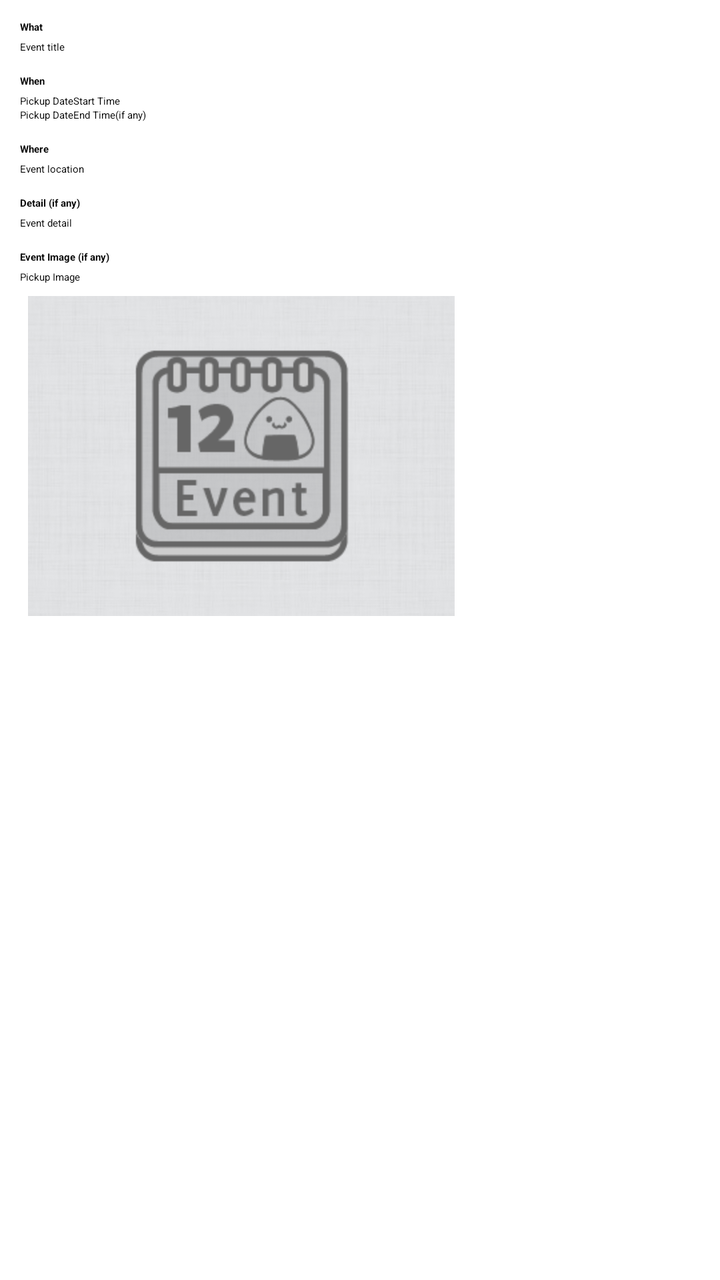
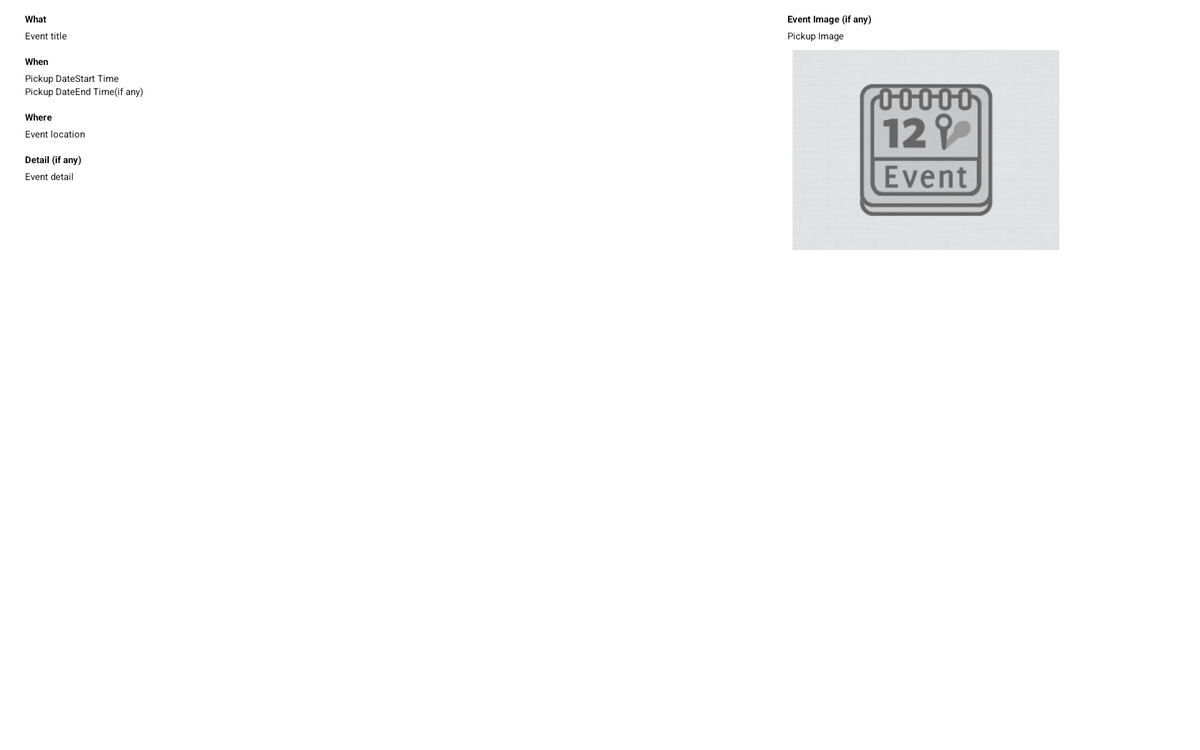

Compare how this app lays out the same screen by default and in its alternative resource folder. The renders come first, then the two layout files and the values they reference.
<!-- AndroidManifest.xml: application theme Theme.SherlockCustom -->
<!-- res/layout/fragment_edit.xml -->
<?xml version="1.0" encoding="utf-8"?>
<LinearLayout
	xmlns:android="http://schemas.android.com/apk/res/android"
    android:orientation="vertical"
    android:layout_width="match_parent"
    android:layout_height="match_parent"
    android:background="#FFFFFF">
        	
    
    <LinearLayout
    	android:focusable="true"
    	android:focusableInTouchMode="true"
    	android:layout_width="0px"
    	android:layout_height="0px"/>
    
    <ScrollView android:id="@+id/scrollview"
		android:layout_width="match_parent"
		android:layout_height="match_parent"
		android:layout_marginLeft="10dip">
		
		<LinearLayout
		    android:orientation="vertical"
		    android:layout_width="match_parent"
		    android:layout_height="match_parent"
	        android:layout_marginRight="10dip"
		    android:background="#FFFFFF">
		        
		    
		    <TextView
		        android:layout_width="match_parent"
		        android:layout_height="wrap_content"
		        android:layout_marginTop="10dip"
		        android:textStyle="bold"
		        android:text="@string/edit_event_title" />
			<EditText android:id="@+id/title"
		        android:layout_width="match_parent"
		        android:layout_height="wrap_content"
		        android:layout_marginTop="3dip"
		        android:hint="@string/edit_event_title_hint"
		        android:maxLines="1"
		        android:singleLine="true" />

			
		    <TextView
		        android:layout_width="match_parent"
		        android:layout_height="wrap_content"
		        android:layout_marginTop="10dip"
		        android:textStyle="bold"
		        android:text="@string/edit_event_date_time" />
		    <LinearLayout
		        android:orientation="horizontal"
		        android:layout_width="match_parent"
		        android:layout_height="wrap_content"
		        android:layout_marginTop="3dip">
			    <Button android:id="@+id/start_date_button"
                    android:layout_width="wrap_content"
                    android:layout_height="wrap_content"
		            android:text="@string/edit_event_date_button" />
			    <Button android:id="@+id/start_time_button"
                    android:layout_width="wrap_content"
                    android:layout_height="wrap_content"
                    android:text="@string/edit_event_start_time" />
		    </LinearLayout>
		    <LinearLayout
		        android:orientation="horizontal"
		        android:layout_width="match_parent"
		        android:layout_height="wrap_content"
		        android:layout_marginTop="0dip">
			    <Button android:id="@+id/end_date_button"
                    android:layout_width="wrap_content"
                    android:layout_height="wrap_content"
		            android:text="@string/edit_event_date_button" />
			    <Button android:id="@+id/end_time_button"
                    android:layout_width="wrap_content"
                    android:layout_height="wrap_content"
                    android:text="@string/edit_event_end_time" />
		    </LinearLayout>
			
			
		    <TextView
		        android:layout_width="match_parent"
		        android:layout_height="wrap_content"
		        android:layout_marginTop="10dip"
		        android:textStyle="bold"
		        android:text="@string/edit_event_place" />
			<EditText android:id="@+id/place"
		        android:layout_width="match_parent"
		        android:layout_height="wrap_content"
		        android:layout_marginTop="3dip"
		        android:hint="@string/edit_event_place_hint"
		        android:maxLines="1"
		        android:singleLine="true" />
		        
			
		    <TextView
		        android:layout_width="match_parent"
		        android:layout_height="wrap_content"
		        android:layout_marginTop="10dip"
		        android:textStyle="bold"
		        android:text="@string/edit_event_details" />
		    <EditText android:id="@+id/details"
		        android:layout_width="match_parent"
		        android:layout_height="wrap_content"
		        android:layout_marginTop="3dip"
		        android:hint="@string/edit_event_details_hint"
		        android:maxLines="6" />
		    
		    
		    <TextView
		        android:layout_width="match_parent"
		        android:layout_height="wrap_content"
		        android:layout_marginTop="10dip"
		        android:textStyle="bold"
		        android:text="@string/edit_event_image" />
			<Button android:id="@+id/image_button"
                android:layout_width="wrap_content"
                android:layout_height="wrap_content"
		        android:layout_marginTop="3dip"
		        android:text="@string/edit_event_image_button" />
			<ImageView android:id="@+id/image"
			  	android:layout_width="wrap_content"
			  	android:layout_height="wrap_content"
				android:background="@drawable/image_shadow"
				android:paddingLeft="4dip"
		        android:paddingTop="3dip"
		        android:paddingRight="6.5dip"
		        android:paddingBottom="6.5dip"
		        android:adjustViewBounds="true"
		        android:layout_marginTop="3dip"
			    android:layout_gravity="left"
			    android:src="@drawable/default_image_event"
			    android:contentDescription="@string/edit_event_image_description"  />
		              
		</LinearLayout>
	                
	</ScrollView>
	
</LinearLayout>
<!-- resources referenced by this layout -->
<resources>
  <!-- drawable default_image_event: png bitmap (drawable-hdpi, 50120 bytes) -->
  <string name="edit_event_date_button">Pickup Date</string>
  <string name="edit_event_date_time">When</string>
  <string name="edit_event_details">Detail (if any)</string>
  <string name="edit_event_details_hint">Event detail</string>
  <string name="edit_event_end_time">End Time(if any)</string>
  <string name="edit_event_image">Event Image (if any)</string>
  <string name="edit_event_image_button">Pickup Image</string>
  <string name="edit_event_image_description">Image of the event</string>
  <string name="edit_event_place">Where</string>
  <string name="edit_event_place_hint">Event location</string>
  <string name="edit_event_start_time">Start Time</string>
  <string name="edit_event_title">What</string>
  <string name="edit_event_title_hint">Event title</string>
  <style name="Theme.SherlockCustom" parent="@style/Theme.Sherlock.Light">
      	<item name="abBackground">@drawable/custom_actionbar_bg</item>
      	<item name="abIcon">@drawable/action_bar_logo</item>
      </style>
  <!-- drawable action_bar_logo: png bitmap (drawable-hdpi, 5398 bytes) -->
</resources>
<!-- res/layout-large-land/fragment_edit.xml (the repository's variant of the layout above) -->
<!-- drawn on a 7-inch tablet turned sideways -->
<?xml version="1.0" encoding="utf-8"?>
<LinearLayout
	xmlns:android="http://schemas.android.com/apk/res/android"
    android:orientation="horizontal"
    android:layout_width="match_parent"
    android:layout_height="match_parent"
    android:background="#FFFFFF">
        	
    
    <LinearLayout
    	android:focusable="true"
    	android:focusableInTouchMode="true"
    	android:layout_width="0px"
    	android:layout_height="0px"/>
    
    <ScrollView android:id="@+id/scrollview"
		android:layout_width="match_parent"
		android:layout_height="match_parent"
		android:layout_marginLeft="20dip"
		android:layout_weight="1">
		
		<LinearLayout
		    android:orientation="vertical"
		    android:layout_width="match_parent"
		    android:layout_height="match_parent"
		    android:layout_marginRight="20dip"
		    android:background="#FFFFFF">
		        
		    
		    <TextView
		        android:layout_width="match_parent"
		        android:layout_height="wrap_content"
		        android:layout_marginTop="10dip"
		        android:textStyle="bold"
		        android:text="@string/edit_event_title" />
			<EditText android:id="@+id/title"
		        android:layout_width="match_parent"
		        android:layout_height="wrap_content"
		        android:layout_marginTop="3dip"
		        android:hint="@string/edit_event_title_hint"
		        android:maxLines="1"
		        android:singleLine="true" />

			
		    <TextView
		        android:layout_width="match_parent"
		        android:layout_height="wrap_content"
		        android:layout_marginTop="10dip"
		        android:textStyle="bold"
		        android:text="@string/edit_event_date_time" />
		    <LinearLayout
		        android:orientation="horizontal"
		        android:layout_width="match_parent"
		        android:layout_height="wrap_content"
		        android:layout_marginTop="3dip">
			    <Button android:id="@+id/start_date_button"
                    android:layout_width="wrap_content"
                    android:layout_height="wrap_content"
		            android:text="@string/edit_event_date_button" />
			    <Button android:id="@+id/start_time_button"
                    android:layout_width="wrap_content"
                    android:layout_height="wrap_content"
                    android:text="@string/edit_event_start_time" />
		    </LinearLayout>
		    <LinearLayout
		        android:orientation="horizontal"
		        android:layout_width="match_parent"
		        android:layout_height="wrap_content"
		        android:layout_marginTop="0dip">
			    <Button android:id="@+id/end_date_button"
                    android:layout_width="wrap_content"
                    android:layout_height="wrap_content"
		            android:text="@string/edit_event_date_button" />
			    <Button android:id="@+id/end_time_button"
                    android:layout_width="wrap_content"
                    android:layout_height="wrap_content"
                    android:text="@string/edit_event_end_time" />
		    </LinearLayout>
			
			
		    <TextView
		        android:layout_width="match_parent"
		        android:layout_height="wrap_content"
		        android:layout_marginTop="10dip"
		        android:textStyle="bold"
		        android:text="@string/edit_event_place" />
			<EditText android:id="@+id/place"
		        android:layout_width="match_parent"
		        android:layout_height="wrap_content"
		        android:layout_marginTop="3dip"
		        android:hint="@string/edit_event_place_hint"
		        android:maxLines="1"
		        android:singleLine="true" />
		        
			
		    <TextView
		        android:layout_width="match_parent"
		        android:layout_height="wrap_content"
		        android:layout_marginTop="10dip"
		        android:textStyle="bold"
		        android:text="@string/edit_event_details" />
		    <EditText android:id="@+id/details"
		        android:layout_width="match_parent"
		        android:layout_height="wrap_content"
		        android:hint="@string/edit_event_details_hint"
		        android:layout_marginTop="3dip"
		        android:maxLines="5" />
		              
		</LinearLayout>
	                
	</ScrollView>
	<LinearLayout
		android:orientation="vertical"
	    android:layout_width="@dimen/edit_image_width"
	    android:layout_height="match_parent"
		android:layout_marginLeft="10dip"
		android:layout_marginRight="10dip"
	    android:background="#FFFFFF">
		
        
        <TextView
            android:layout_width="match_parent"
            android:layout_height="wrap_content"
		    android:layout_marginTop="10dip"
		    android:textStyle="bold"
		    android:text="@string/edit_event_image" />
        <Button android:id="@+id/image_button"
            android:layout_width="wrap_content"
            android:layout_height="wrap_content"
		    android:layout_marginTop="3dip"
		    android:text="@string/edit_event_image_button" />
        <ImageView android:id="@+id/image"
			android:layout_width="wrap_content"
			android:layout_height="wrap_content"
			android:background="@drawable/image_shadow"
			android:paddingLeft="4dip"
		    android:paddingTop="3dip"
		    android:paddingRight="6.5dip"
		    android:paddingBottom="6.5dip"
		    android:adjustViewBounds="true"
		    android:layout_marginTop="3dip"
			android:layout_gravity="left"
			android:src="@drawable/default_image"
			android:contentDescription="@string/edit_event_image_description"  />
			
	</LinearLayout>
	
</LinearLayout>
<!-- resources referenced by the variant -->
<!-- as a 7-inch tablet turned sideways resolves them -->
<resources>
  <!-- from res/values-large-land/ -->
  <dimen name="edit_image_width">320dip</dimen>
  <!-- drawable default_image: png bitmap (drawable-hdpi, 52512 bytes) -->
  <string name="edit_event_date_button">Pickup Date</string>
  <string name="edit_event_date_time">When</string>
  <string name="edit_event_details">Detail (if any)</string>
  <string name="edit_event_details_hint">Event detail</string>
  <string name="edit_event_end_time">End Time(if any)</string>
  <string name="edit_event_image">Event Image (if any)</string>
  <string name="edit_event_image_button">Pickup Image</string>
  <string name="edit_event_image_description">Image of the event</string>
  <string name="edit_event_place">Where</string>
  <string name="edit_event_place_hint">Event location</string>
  <string name="edit_event_start_time">Start Time</string>
  <string name="edit_event_title">What</string>
  <string name="edit_event_title_hint">Event title</string>
  <style name="Theme.SherlockCustom" parent="@style/Theme.Sherlock.Light">
      	<item name="abBackground">@drawable/custom_actionbar_bg</item>
      	<item name="abIcon">@drawable/action_bar_logo</item>
      </style>
  <!-- drawable action_bar_logo: png bitmap (drawable-hdpi, 5398 bytes) -->
</resources>
